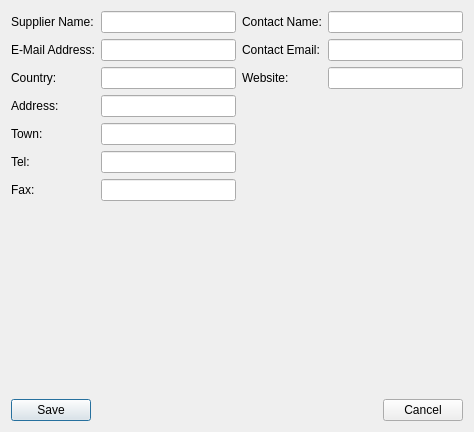
<?xml version="1.0" encoding="UTF-8"?>
<ui version="4.0">
 <class>RvrSupplierEditor</class>
 <widget class="QDialog" name="RvrSupplierEditor">
  <property name="geometry">
   <rect>
    <x>0</x>
    <y>0</y>
    <width>474</width>
    <height>432</height>
   </rect>
  </property>
  <property name="windowTitle">
   <string>Supplier Details</string>
  </property>
  <layout class="QVBoxLayout" name="verticalLayout">
   <item>
    <layout class="QGridLayout" name="gridLayout">
     <item row="0" column="0">
      <widget class="QLabel" name="label">
       <property name="text">
        <string>Supplier Name:</string>
       </property>
      </widget>
     </item>
     <item row="0" column="1">
      <widget class="QLineEdit" name="txtSupplierName"/>
     </item>
     <item row="1" column="1">
      <widget class="QLineEdit" name="txtEmail"/>
     </item>
     <item row="1" column="0">
      <widget class="QLabel" name="label_2">
       <property name="text">
        <string>E-Mail Address:</string>
       </property>
      </widget>
     </item>
     <item row="0" column="2">
      <widget class="QLabel" name="label_3">
       <property name="text">
        <string>Contact Name:</string>
       </property>
      </widget>
     </item>
     <item row="5" column="0">
      <widget class="QLabel" name="label_6">
       <property name="text">
        <string>Address:</string>
       </property>
      </widget>
     </item>
     <item row="7" column="0">
      <widget class="QLabel" name="label_8">
       <property name="text">
        <string>Tel:</string>
       </property>
      </widget>
     </item>
     <item row="5" column="1">
      <widget class="QLineEdit" name="txtAddress"/>
     </item>
     <item row="7" column="1">
      <widget class="QLineEdit" name="txtTel"/>
     </item>
     <item row="8" column="1">
      <widget class="QLineEdit" name="txtFax"/>
     </item>
     <item row="8" column="0">
      <widget class="QLabel" name="label_9">
       <property name="text">
        <string>Fax:</string>
       </property>
      </widget>
     </item>
     <item row="6" column="0">
      <widget class="QLabel" name="label_7">
       <property name="text">
        <string>Town:</string>
       </property>
      </widget>
     </item>
     <item row="6" column="1">
      <widget class="QLineEdit" name="txtTown"/>
     </item>
     <item row="0" column="3">
      <widget class="QLineEdit" name="txtContactName"/>
     </item>
     <item row="1" column="2">
      <widget class="QLabel" name="label_4">
       <property name="text">
        <string>Contact Email:</string>
       </property>
      </widget>
     </item>
     <item row="2" column="0" rowspan="3">
      <widget class="QLabel" name="label_5">
       <property name="text">
        <string>Country:</string>
       </property>
      </widget>
     </item>
     <item row="2" column="1" rowspan="3">
      <widget class="QLineEdit" name="txtCountry"/>
     </item>
     <item row="1" column="3">
      <widget class="QLineEdit" name="txtContactEmail"/>
     </item>
     <item row="2" column="2" rowspan="3">
      <widget class="QLabel" name="label_10">
       <property name="text">
        <string>Website:</string>
       </property>
      </widget>
     </item>
     <item row="2" column="3" rowspan="3">
      <widget class="QLineEdit" name="txtWebsite"/>
     </item>
    </layout>
   </item>
   <item>
    <spacer name="verticalSpacer">
     <property name="orientation">
      <enum>Qt::Vertical</enum>
     </property>
     <property name="sizeHint" stdset="0">
      <size>
       <width>20</width>
       <height>101</height>
      </size>
     </property>
    </spacer>
   </item>
   <item>
    <layout class="QHBoxLayout" name="horizontalLayout">
     <item>
      <widget class="QPushButton" name="cmdSave">
       <property name="text">
        <string>Save</string>
       </property>
       <property name="default">
        <bool>true</bool>
       </property>
      </widget>
     </item>
     <item>
      <spacer name="horizontalSpacer">
       <property name="orientation">
        <enum>Qt::Horizontal</enum>
       </property>
       <property name="sizeHint" stdset="0">
        <size>
         <width>40</width>
         <height>20</height>
        </size>
       </property>
      </spacer>
     </item>
     <item>
      <widget class="QPushButton" name="cmdCancel">
       <property name="text">
        <string>Cancel</string>
       </property>
      </widget>
     </item>
    </layout>
   </item>
  </layout>
 </widget>
 <resources/>
 <connections>
  <connection>
   <sender>cmdCancel</sender>
   <signal>clicked()</signal>
   <receiver>RvrSupplierEditor</receiver>
   <slot>reject()</slot>
   <hints>
    <hint type="sourcelabel">
     <x>304</x>
     <y>259</y>
    </hint>
    <hint type="destinationlabel">
     <x>300</x>
     <y>220</y>
    </hint>
   </hints>
  </connection>
 </connections>
</ui>
